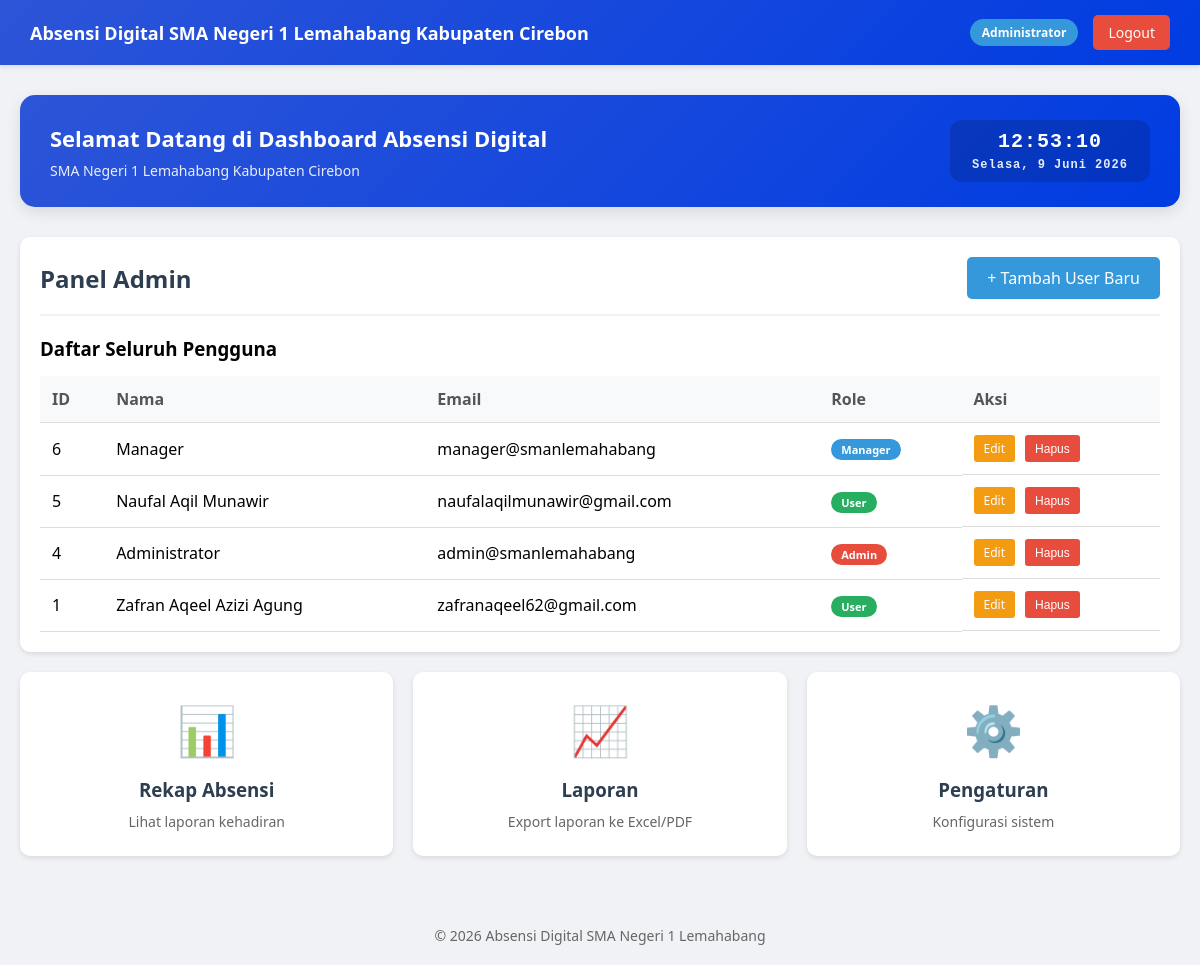
Screenshot of /index.php (signed in) with the database file from the repository.
### tables this page shows
CREATE TABLE `users` (
  `nama` varchar(100) DEFAULT NULL,
  `kelas` varchar(20) DEFAULT NULL,
  `id` int(11) NOT NULL,
  `password` varchar(255) NOT NULL,
  `fullname` varchar(100) NOT NULL,
  `email` varchar(100) DEFAULT NULL,
  `role` enum('admin','user','manager') DEFAULT 'user',
  `created_at` timestamp NOT NULL DEFAULT current_timestamp()
);

### index.php (the view, shortened to what this page needs)
<?php
include 'config/connection.php';
$role = $_SESSION['role'];
?>
<!DOCTYPE html>
<html>
<head>
    <link rel="stylesheet" href="assets/style/dashboardStyle.css">
</head>
<body>
<div class="navbar">
    <h1>Absensi Digital SMA Negeri 1 Lemahabang Kabupaten Cirebon</h1>
    <div class="right-section">
        <div class="user-info">
            <span class="role-badge">
                <?php
                    if ($role == 'admin') echo "Administrator";
                    elseif ($role == 'manager') echo "Manager";
                    else echo "Pengguna";
                ?>
            </span>
            <a href="pages/auth/logout.php" class="logout-btn">Logout</a>
        </div>
    </div>
</div>
<div class="container">
    <div class="welcome-card">
        <div class="welcome-text">
            <h2>Selamat Datang di Dashboard Absensi Digital</h2>
            <p>SMA Negeri 1 Lemahabang Kabupaten Cirebon</p>
        </div>
        <div class="welcome-clock">
            <div class="clock" id="realTimeClock">
                <div id="time">--:--:--</div>
                <div id="date" class="date">---, -- --- ----</div>
            </div>
        </div>
    </div>
    <?php if ($role == 'admin'): ?>
        <div class="admin-panel">
            <div class="admin-header">
                <h2>Panel Admin</h2>
                <a href="pages/userProcess/addUser.php" class="btn-primary">+ Tambah User Baru</a>
            </div>
            <h3>Daftar Seluruh Pengguna</h3>
            <?php
            $query = "SELECT * FROM users ORDER BY id DESC";
            $result = mysqli_query($conn, $query);
            if (mysqli_num_rows($result) > 0):
            ?>
            <div style="overflow-x: auto;">
                <table class="user-table">
                    <thead>
                        <tr>
                            <th>ID</th>
                            <th>Nama</th>
                            <th>Email</th>
                            <th>Role</th>
                            <th>Aksi</th>
                        </tr>
                    </thead>
                    <tbody>
                        <?php while($user = mysqli_fetch_assoc($result)): ?>
                        <tr>
                            <td><?php echo $user['id']; ?></td>
                            <td><?php echo htmlspecialchars($user['nama']); ?></td>
                            <td><?php echo htmlspecialchars($user['email']); ?></td>
                            <td>
                                <span class="role-badge-small role-<?php echo $user['role']; ?>">
                                    <?php echo ucfirst($user['role']); ?>
                                </span>
                            </td>
                            <td class="action-buttons">
                                <a href="pages/userProcess/editUser.php?id=<?php echo $user['id']; ?>" class="edit-btn">Edit</a>
                                <button onclick="deleteUser(<?php echo $user['id']; ?>)" class="delete-btn">Hapus</button>
                            </td>
                        </tr>
                        <?php endwhile; ?>
                    </tbody>
                </table>
            </div>
            <?php else: ?>
                <p>Belum ada pengguna terdaftar.</p>
            <?php endif; ?>
        </div>
        <div class="menu-grid">
            <a href="pages/absensiProcess/rekapAbsensi.php" class="menu-card">
                <div class="icon">📊</div>
                <div>
                    <h3>Rekap Absensi</h3>
                    <p>Lihat laporan kehadiran</p>
                </div>
            </a>
            <a href="pages/absensiProcess/report.php" class="menu-card">
                <div class="icon">📈</div>
                <div>
                    <h3>Laporan</h3>
                    <p>Export laporan ke Excel/PDF</p>
                </div>
            </a>
            <a href="#" class="menu-card">
                <div class="icon">⚙️</div>
                <div>
                    <h3>Pengaturan</h3>
                    <p>Konfigurasi sistem</p>
                </div>
            </a>
        </div>
    <?php endif; ?>
</div>
<footer>
    <p>&copy; <?php echo date('Y'); ?> Absensi Digital SMA Negeri 1 Lemahabang</p>
</footer>
</body>
</html>

### assets/style/dashboardStyle.css (style rules this page uses)
* { margin: 0; padding: 0; box-sizing: border-box; }
body { font-family: 'Segoe UI', Tahoma, Geneva, Verdana, sans-serif; background: #f0f2f5; min-height: 100vh; }
.clock { font-family: 'Courier New', monospace; font-size: 20px; font-weight: bold; background: rgba(0, 0, 0, 0.15); padding: 10px 20px; border-radius: 12px; letter-spacing: 1px; text-align: center; min-width: 200px; }
.date { font-size: 12px; opacity: 0.9; margin-top: 5px; }
.welcome-card { display: flex; justify-content: space-between; align-items: center; background: linear-gradient(135deg, #0031d1d0 0%, #003ce2 100%); color: white; padding: 25px 30px; border-radius: 15px; margin-bottom: 30px; box-shadow: 0 5px 15px rgba(0,0,0,0.1); }
.welcome-text { flex: 1; }
.welcome-text h2 { font-size: 22px; margin-bottom: 8px; }
.welcome-text p { opacity: 0.9; font-size: 14px; }
.welcome-clock { margin-left: 20px; }
.navbar { display: flex; justify-content: space-between; align-items: center; flex-wrap: wrap; gap: 15px; background: linear-gradient(135deg, #0031d1d0 0%, #003ce2 100%); color: white; padding: 15px 30px; box-shadow: 0 2px 5px rgba(0,0,0,0.1); }
.navbar h1 { font-size: 18px; margin: 0; }
.right-section { display: flex; align-items: center; gap: 20px; }
.user-info { display: flex; align-items: center; gap: 15px; }
.role-badge { background: #3498db; padding: 5px 12px; border-radius: 20px; font-size: 12px; font-weight: bold; }
.logout-btn { background: #e74c3c; color: white; padding: 8px 15px; text-decoration: none; border-radius: 5px; font-size: 14px; transition: background 0.3s; }
.container { max-width: 1200px; margin: 30px auto; padding: 0 20px; }
.admin-panel { background: white; border-radius: 10px; padding: 20px; box-shadow: 0 2px 5px rgba(0,0,0,0.1); overflow-x: auto; }
.admin-header { display: flex; justify-content: space-between; align-items: center; margin-bottom: 20px; padding-bottom: 15px; border-bottom: 2px solid #f0f2f5; flex-wrap: wrap; gap: 15px; }
.admin-header h2 { color: #2c3e50; }
.btn-primary { background: #3498db; color: white; padding: 10px 20px; text-decoration: none; border-radius: 5px; transition: background 0.3s; display: inline-block; }
.user-table { width: 100%; border-collapse: collapse; margin-top: 15px; }
.user-table th, .user-table td { padding: 12px; text-align: left; border-bottom: 1px solid #ddd; }
.user-table th { background: #f8f9fa; font-weight: bold; color: #555; }
.role-badge-small { padding: 3px 10px; border-radius: 20px; font-size: 11px; font-weight: bold; display: inline-block; }
.role-admin { background: #e74c3c; color: white; }
.role-manager { background: #3498db; color: white; }
.role-user { background: #27ae60; color: white; }
.action-buttons { display: flex; gap: 10px; flex-wrap: wrap; }
.edit-btn { background: #f39c12; color: white; padding: 5px 10px; text-decoration: none; border-radius: 3px; font-size: 12px; }
.delete-btn { background: #e74c3c; color: white; padding: 5px 10px; border: none; border-radius: 3px; font-size: 12px; cursor: pointer; }
.menu-grid { display: grid; grid-template-columns: repeat(auto-fit, minmax(250px, 1fr)); gap: 20px; margin-top: 20px; }
.menu-card { background: white; padding: 25px; border-radius: 10px; text-align: center; text-decoration: none; color: #333; transition: transform 0.3s, box-shadow 0.3s; box-shadow: 0 2px 5px rgba(0,0,0,0.1); display: block; }
.menu-card .icon { font-size: 48px; margin-bottom: 15px; }
.menu-card h3 { margin-bottom: 10px; color: #2c3e50; }
.menu-card p { font-size: 14px; color: #666; }
footer { text-align: center; margin-top: 50px; padding: 20px; color: #666; font-size: 14px; }

### rows the page displays
users: id "6", nama "Manager", email "manager@smanlemahabang", role "Manager"
users: id "5", nama "Naufal Aqil Munawir", email "naufalaqilmunawir@gmail.com", role "User"
users: id "4", nama "Administrator", email "admin@smanlemahabang", role "Admin"
users: id "1", nama "Zafran Aqeel Azizi Agung", email "zafranaqeel62@gmail.com", role "User"
